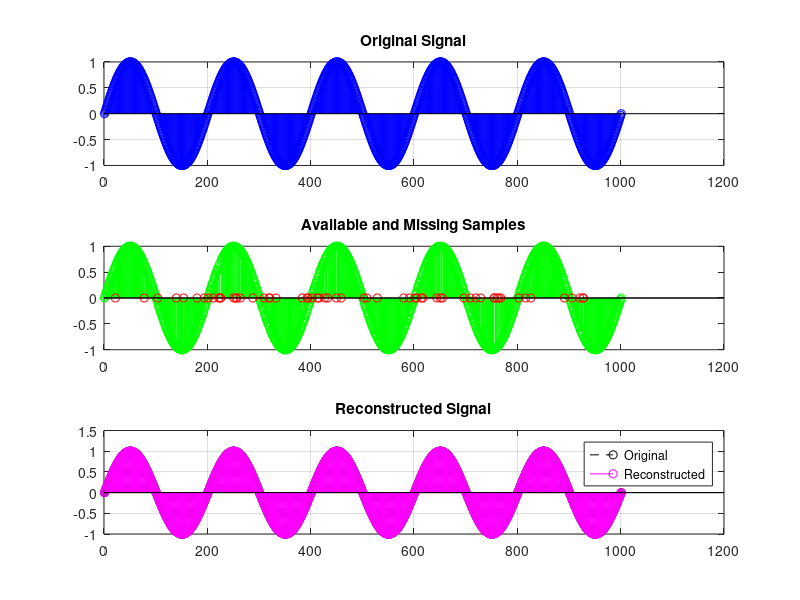
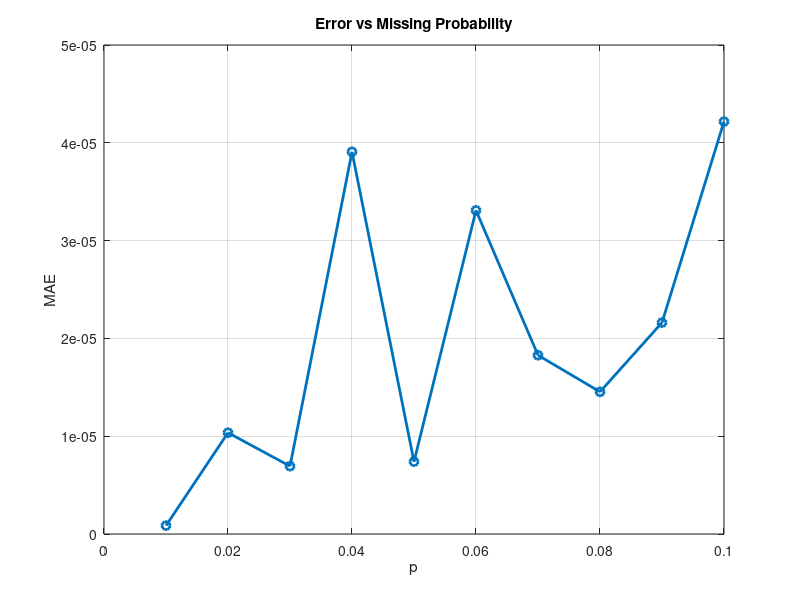
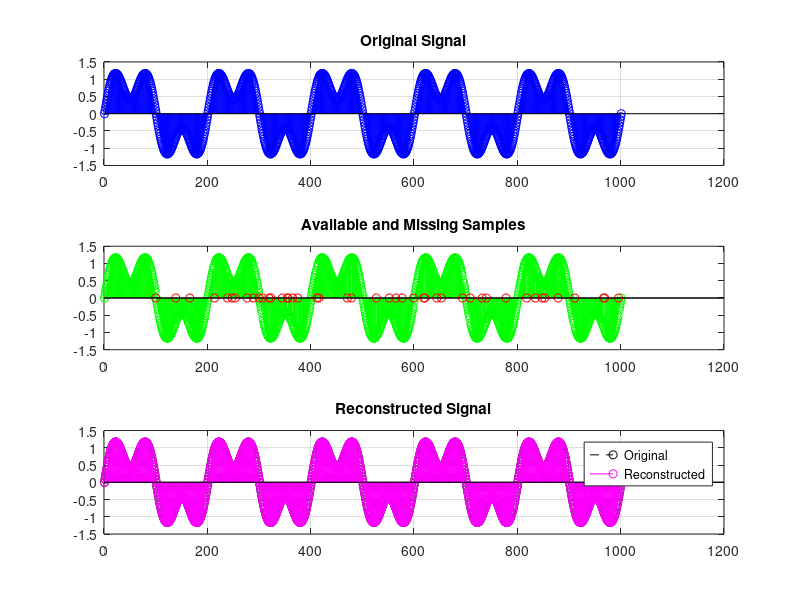
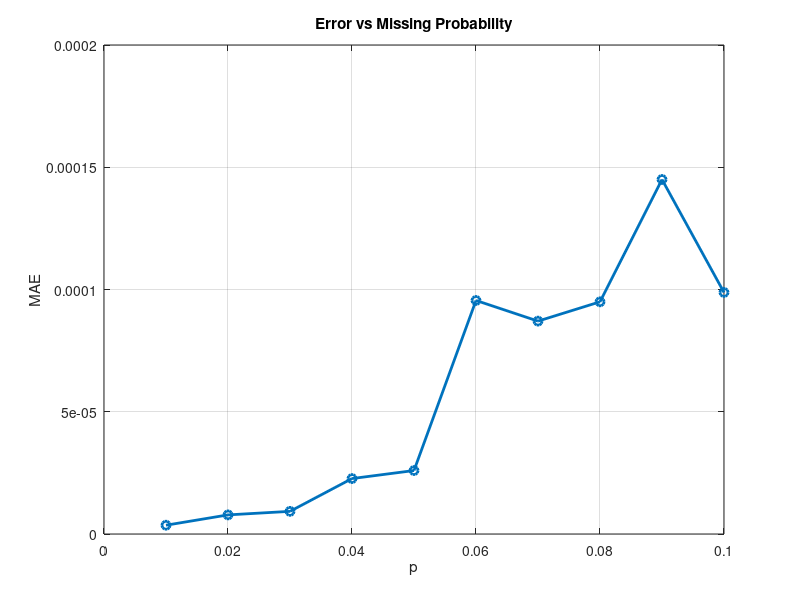

Write the MATLAB code that produced these figures, in order.
fs = 1000;                  
Ts = 1/fs;
t = 0:Ts:1;
N = length(t);

BW = 40;                
N_iter = 150;             
p_values = 0.01:0.01:0.10;

signals = {
    sin(2*pi*5*t);                                  
    sin(2*pi*5*t) + 0.6*sin(2*pi*15*t);            
    sin(2*pi*5*t) + (1/3)*sin(2*pi*15*t) + (1/5)*sin(2*pi*25*t)
};

for s = 1:3
    x = signals{s};
    errors = zeros(size(p_values));
    x_plot = [];
    x_gp_plot = [];
    mask_plot = [];

    for pp = 1:length(p_values)
        p = p_values(pp);
        mask = rand(size(x)) > p;
        x_tilde = x .* mask;
        known_idx = find(mask==1);
        x_init = interp1(known_idx, x(known_idx), 1:N, 'pchip', 'extrap');
        x_gp = x_init;
        L = N;
        f = (-L/2:L/2-1)*(fs/L);
        H = abs(f) <= BW;

        for k = 1:N_iter
            Xf = fftshift(fft(x_gp));
            Xf = Xf .* H;
            x_band = real(ifft(ifftshift(Xf)));
            x_band(mask==1) = x(mask==1);
            x_gp = x_band;
        end

        errors(pp) = mean(abs(x - x_gp));

        if abs(p - 0.05) < 1e-6
            x_plot = x;
            x_gp_plot = x_gp;
            mask_plot = mask;
        end
    end

    figure(s*2-1);
    subplot(3,1,1);
    stem(x_plot,'b');
    grid on;
    title('Original Signal');

    subplot(3,1,2);
    stem(find(mask_plot==1), x_plot(mask_plot==1),'g'); hold on;
    stem(find(mask_plot==0), zeros(sum(mask_plot==0),1),'r');
    title('Available and Missing Samples');

    subplot(3,1,3);
    stem(x_plot,'k--'); hold on;
    stem(x_gp_plot,'m');
    grid on;
    title('Reconstructed Signal');
    legend('Original','Reconstructed');

    figure(s*2);
    plot(p_values, errors,'-o','LineWidth',2);
    grid on;
    xlabel('p'); ylabel('MAE');
    title('Error vs Missing Probability');
end
